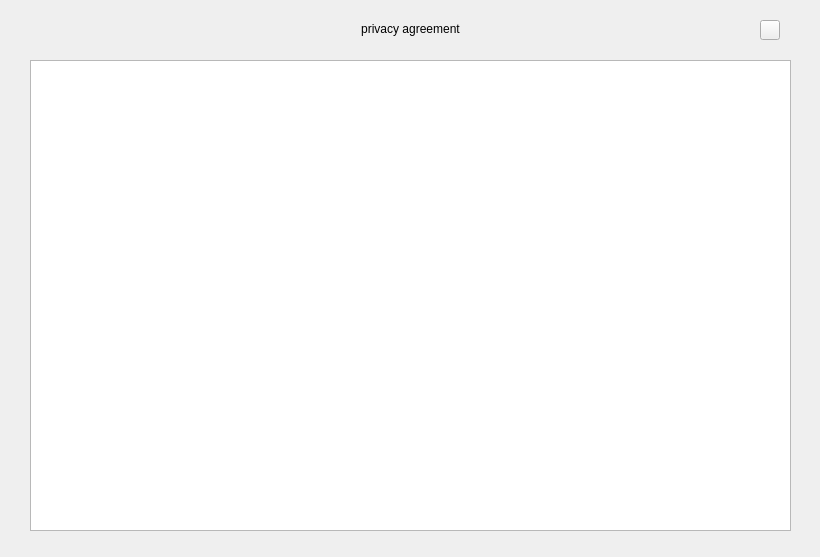
<?xml version="1.0" encoding="UTF-8"?>
<ui version="4.0">
 <class>UBTPrivacyAgreementDlg</class>
 <widget class="QDialog" name="UBTPrivacyAgreementDlg">
  <property name="windowModality">
   <enum>Qt::ApplicationModal</enum>
  </property>
  <property name="geometry">
   <rect>
    <x>0</x>
    <y>0</y>
    <width>820</width>
    <height>557</height>
   </rect>
  </property>
  <property name="sizePolicy">
   <sizepolicy hsizetype="Fixed" vsizetype="Fixed">
    <horstretch>0</horstretch>
    <verstretch>0</verstretch>
   </sizepolicy>
  </property>
  <property name="minimumSize">
   <size>
    <width>820</width>
    <height>557</height>
   </size>
  </property>
  <property name="maximumSize">
   <size>
    <width>820</width>
    <height>557</height>
   </size>
  </property>
  <property name="windowTitle">
   <string>Dialog</string>
  </property>
  <property name="modal">
   <bool>true</bool>
  </property>
  <widget class="QLabel" name="UBTPrivacyAgreementDlgTitle">
   <property name="geometry">
    <rect>
     <x>132</x>
     <y>20</y>
     <width>557</width>
     <height>18</height>
    </rect>
   </property>
   <property name="sizePolicy">
    <sizepolicy hsizetype="Fixed" vsizetype="Fixed">
     <horstretch>0</horstretch>
     <verstretch>0</verstretch>
    </sizepolicy>
   </property>
   <property name="minimumSize">
    <size>
     <width>557</width>
     <height>18</height>
    </size>
   </property>
   <property name="maximumSize">
    <size>
     <width>557</width>
     <height>18</height>
    </size>
   </property>
   <property name="lineWidth">
    <number>0</number>
   </property>
   <property name="text">
    <string>privacy agreement</string>
   </property>
   <property name="alignment">
    <set>Qt::AlignCenter</set>
   </property>
  </widget>
  <widget class="QPushButton" name="UBTPrivacyAgreementDlgCloseBtn">
   <property name="geometry">
    <rect>
     <x>760</x>
     <y>20</y>
     <width>20</width>
     <height>20</height>
    </rect>
   </property>
   <property name="sizePolicy">
    <sizepolicy hsizetype="Fixed" vsizetype="Fixed">
     <horstretch>0</horstretch>
     <verstretch>0</verstretch>
    </sizepolicy>
   </property>
   <property name="minimumSize">
    <size>
     <width>20</width>
     <height>20</height>
    </size>
   </property>
   <property name="maximumSize">
    <size>
     <width>20</width>
     <height>20</height>
    </size>
   </property>
   <property name="focusPolicy">
    <enum>Qt::NoFocus</enum>
   </property>
   <property name="text">
    <string/>
   </property>
  </widget>
  <widget class="QTextEdit" name="UBTPrivacyAgreementDlgContent">
   <property name="geometry">
    <rect>
     <x>30</x>
     <y>60</y>
     <width>761</width>
     <height>471</height>
    </rect>
   </property>
   <property name="horizontalScrollBarPolicy">
    <enum>Qt::ScrollBarAlwaysOff</enum>
   </property>
  </widget>
 </widget>
 <resources/>
 <connections/>
</ui>
